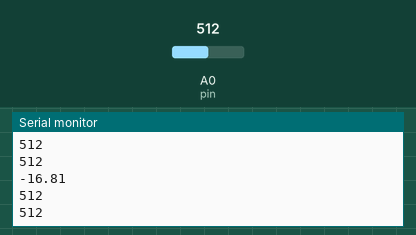
Bench run of a sketch on a simulated Arduino Uno, built with avr-gcc and run on an emulated ATmega328P. Parts: the last lines printed to the serial monitor. The inputs (shaded band) are chosen by the test bench; at power-on: A0 (pin) = 512.

Above: at 1.2 s.
1.3 s: A0 (pin) set to 716
At 1.82 s:
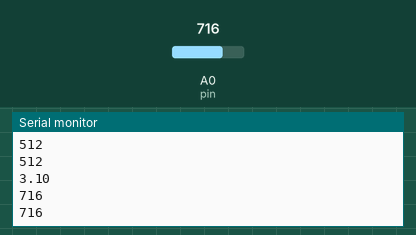
2.8 s: A0 (pin) set to 900
At 3.32 s:
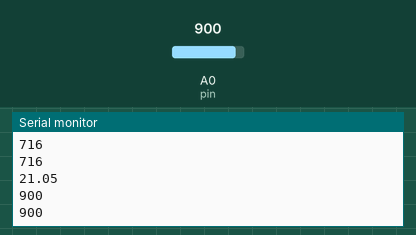
Timing chart, 0 to 5.8 s (numbered marks = the images above; inputs shaded):
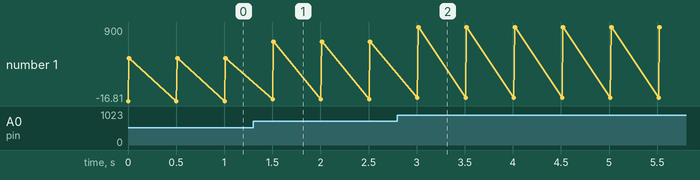

The sketch:

Temp.ino
```cpp
#include "CSTemp.h"

CSTemp temp;

void setup() {
    Serial.begin(9600);
    temp.config(14, 3300);

}

void loop() {
    Serial.println(temp.read());
    Serial.println(temp.readRaw());
    Serial.println(analogRead(14));
    delay(500);
}
```

CSTemp.cpp
```cpp
// Stephen Flores
// Implementation of CSTemp for TMP36

#include "CSTemp.h"

CSTemp::CSTemp() {
    // Default constructor
    pin = 0;
    voltage = 3300;
    pinMode(0, INPUT);
}

void CSTemp::config(int p, int v) {
    pin = p;
    voltage = v;
    pinMode(p, INPUT);
}

float CSTemp::read() {
    double pinMillivolts = analogRead(pin) * ((double)voltage / 1024);
    double celsius = (pinMillivolts - 500) / 10; // in celsius

    //double fahrenheit =  celsius * 1.8 + 32;
    if (celsius < 100.0) {
        return celsius;
    } else {
        // It's whack. Do the mapping thing.
        // 961->27, 920->23
        int raw = readRaw();
        double t1 = 0.09756 * (double)raw;
        double t2 = 66.756;
        return t1 - t2;
    }
}

int CSTemp::readRaw() {
    return analogRead(pin);
}
```

CSTemp.h
```cpp
// Stephen Flores
// Code for TMP36 temperature sensor


#ifndef _CSTemp_h
#define _CSTemp_h

#include "Arduino.h"


class CSTemp {
public:
    CSTemp(); // Default
    //CSTemp(int p, int v); // Initialize
    void config(int p, int v);

    float read();
    int readRaw();
private:
    int pin;
    int voltage;
};

#endif
```

Measured:
- after the input at 1.3 s, the serial monitor: prints a new line after 0.20 s (image 1)
- after the input at 2.8 s, the serial monitor: prints a new line after 0.21 s (image 2)
- plotted number 1: 512 → 716 after the input at 1.3 s, 716 → 900 after the input at 2.8 s
